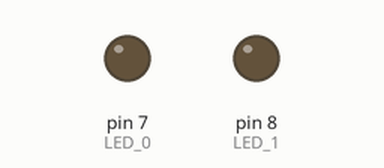
This sketch was run on a simulated Arduino Uno, built with avr-gcc and run on an emulated ATmega328P. Parts: output pins drawn as LEDs (lit = HIGH).

Above: at 0.5 s.
At 1.5 s:
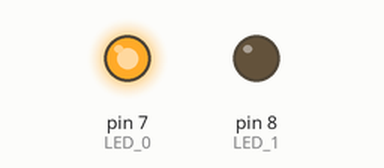
At 3.5 s:
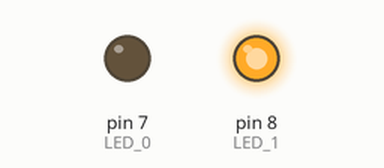
Timing chart, 0 to 5.2 s (numbered marks = the images above):
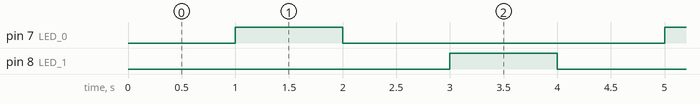

The sketch:

Loop_Task_0.ino
```cpp
#define LED_0 7
#define LED_1 8

void setup() {
  pinMode(LED_0, OUTPUT);
  pinMode(LED_1, OUTPUT);
}

void loop() {
  Loop_LED_0();
  Loop_LED_1();
}
```

Loop_LED_0.ino
```cpp
void Loop_LED_0(){
  delay(1000);
  digitalWrite(LED_0, HIGH);
  delay(1000);
  digitalWrite(LED_0, LOW);
}
```

Loop_LED_1.ino
```cpp
void Loop_LED_1() {
  delay(1000);
  digitalWrite(LED_1, HIGH);
  delay(1000);
  digitalWrite(LED_1, LOW);
}
```

Measured:
- by itself, pin 7 (LED_0), pin 8 (LED_1): alternates HIGH for 1.0 s and LOW for 3.0 s
- by itself, everything shown: repeats every 4.0 s, in 4 steps
